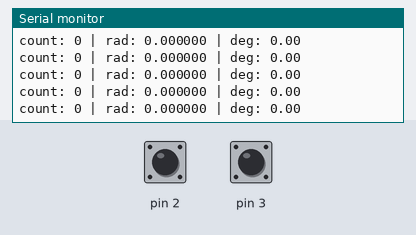
Bench run of a sketch on a simulated Arduino Uno, built with avr-gcc and run on an emulated ATmega328P. Parts: the last lines printed to the serial monitor. Inputs (shaded band) come from the test bench; at power-on: pin 2 HIGH, pin 3 HIGH.

Above: at 1.2 s.
1.3 s: pin 2 pulled LOW for 0.15 s
At 1.36 s:
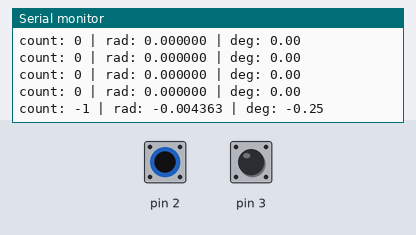
2.9 s: pin 3 pulled LOW for 0.15 s
At 2.95 s:
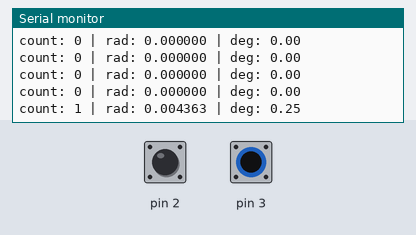
Timing chart, 0 to 5.9 s (numbered marks = the images above; inputs shaded):
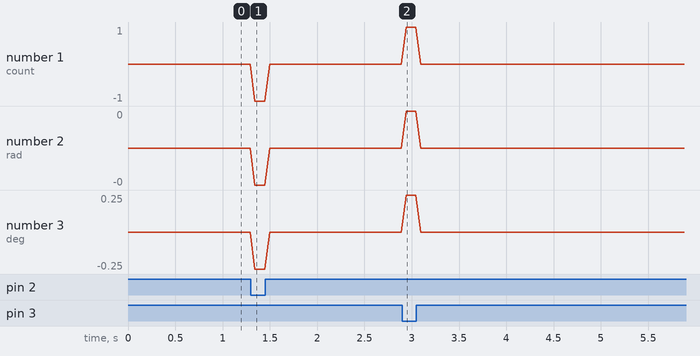

The sketch:

Quadrature_theta_deg_prints_encoder_read.ino
```cpp
volatile long encoderPos = 0;

void ISR_A() {
  if (digitalRead(2) == digitalRead(3))
    encoderPos++;
  else
    encoderPos--;
}

void ISR_B() {
  if (digitalRead(2) != digitalRead(3))
    encoderPos++;
  else
    encoderPos--;
}

void setup() {
  Serial.begin(115200);

  pinMode(2, INPUT_PULLUP); // A
  pinMode(3, INPUT_PULLUP); // B

  attachInterrupt(digitalPinToInterrupt(2), ISR_A, CHANGE);
  attachInterrupt(digitalPinToInterrupt(3), ISR_B, CHANGE);
}

void loop() {
  long count;

  noInterrupts();          // 🔒 atomic copy
  count = encoderPos;
  interrupts();            // 🔓

  double theta_rad = count * (2.0 * PI / 1440.0);
  double theta_deg = theta_rad * 180.0 / PI;

  Serial.print("count: ");
  Serial.print(count);
  Serial.print(" | rad: ");
  Serial.print(theta_rad, 6);
  Serial.print(" | deg: ");
  Serial.println(theta_deg, 2);

  delay(50);
}
```

Measured:
- after the input at 1.3 s, the serial monitor: prints a new line at once (image 1)
- after the input at 2.9 s, the serial monitor: prints a new line at once (image 2)
